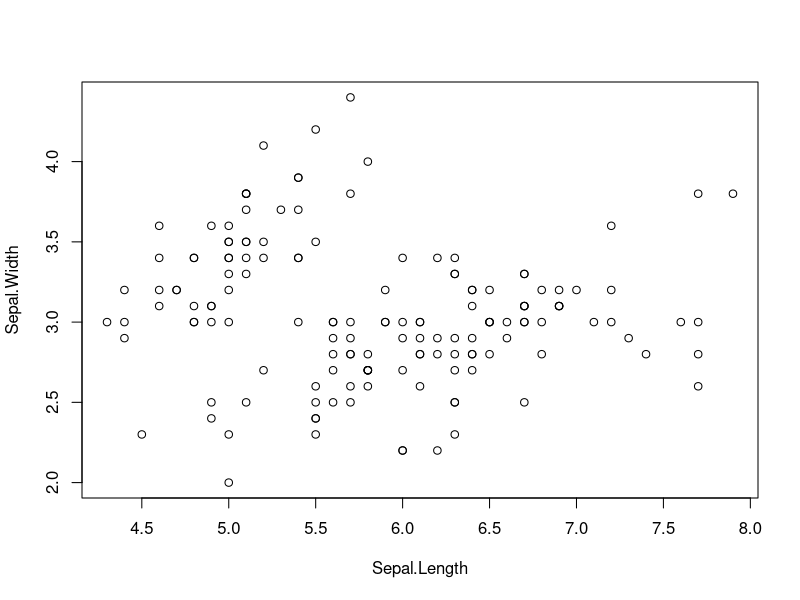
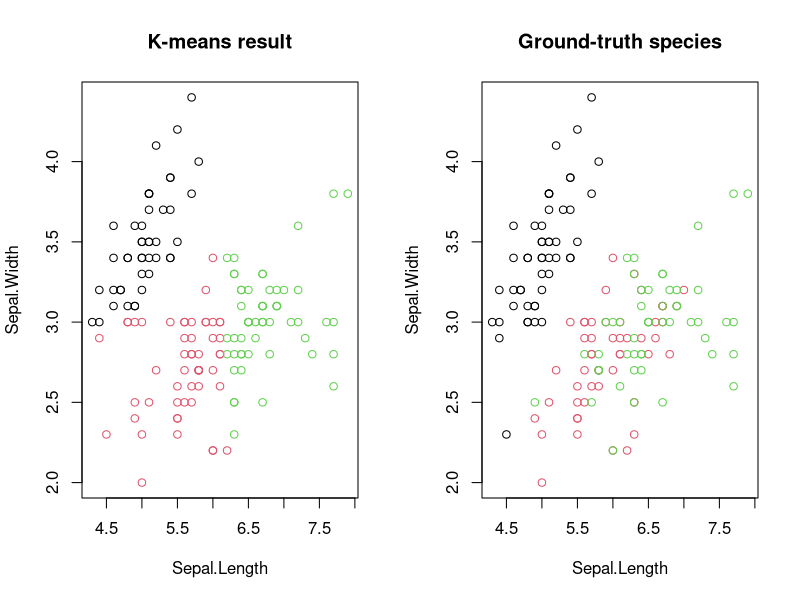
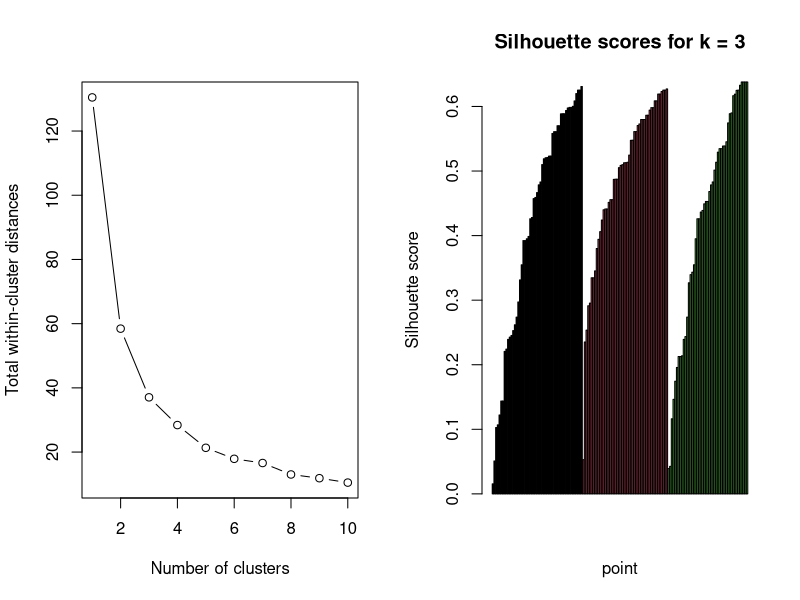
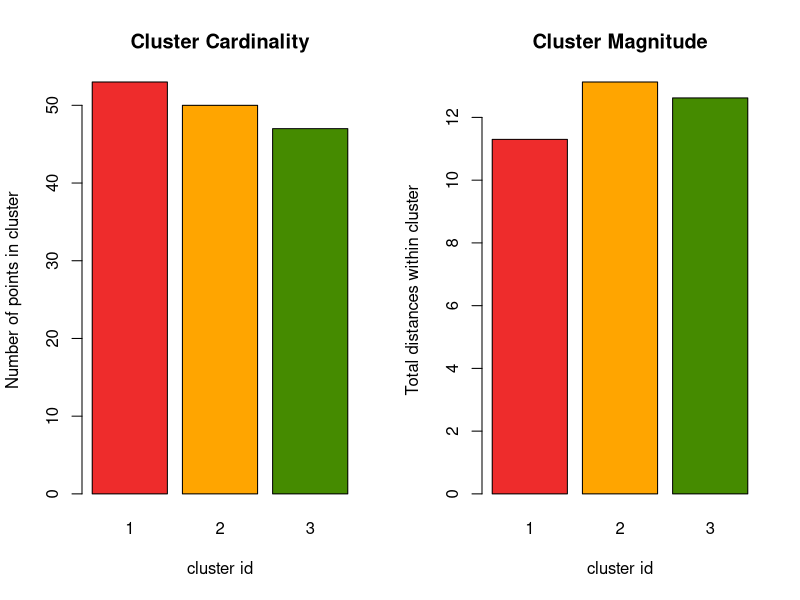
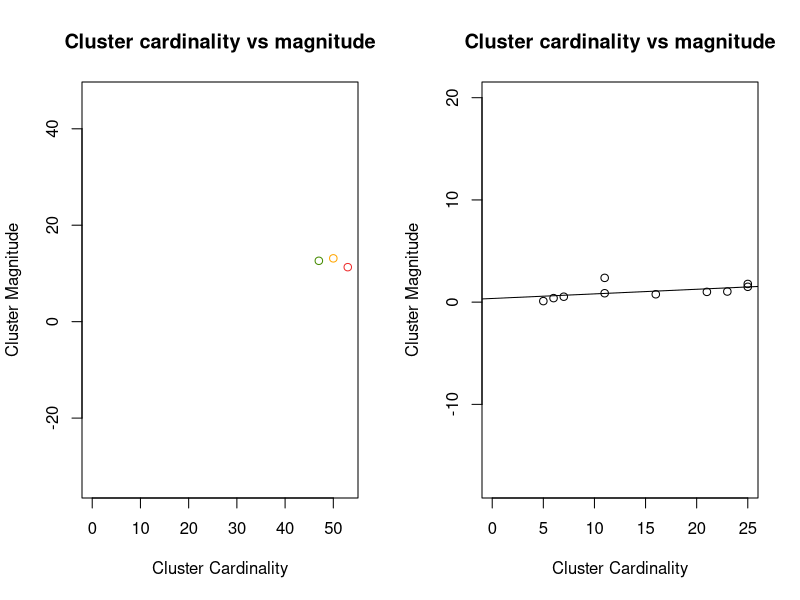
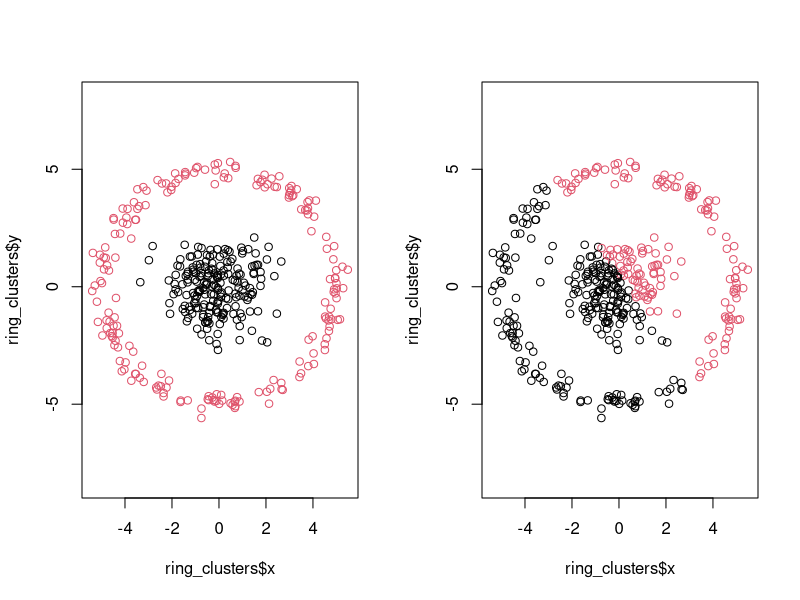
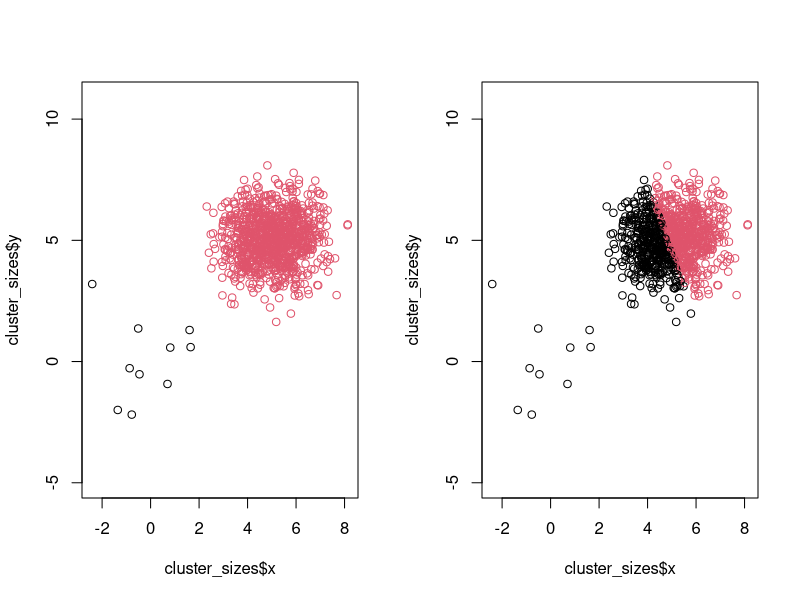

Reproduce these figures in R, in order.
## ---- chunk 1
knitr::opts_chunk$set(echo = TRUE)
## ---- chunk 2
head(iris)
## ---- chunk 3
df <- iris[, c("Sepal.Length", "Sepal.Width")]
plot(df)
## ---- chunk 4
euclidean_distance <- function(p1, p2) {
  dist <- sqrt( (p1[1] - p2[1])^2 + (p1[2] - p2[2])^2 )
  as.numeric(dist)
}
## ---- chunk 5
k <- 3
centers <- df[sample(nrow(df), k, replace = FALSE), ]
## ---- chunk 6
    distances <- matrix(Inf, nrow = nrow(df), ncol = k)
    for (i in seq_len(nrow(df))) {
      for (j in seq_len(k)) {
        distances[i, j] <- euclidean_distance(df[i, ], centers[j, ])
      }
    }
## ---- chunk 7
    cluster_id <- apply(distances, 1, which.min)
## ---- chunk 8
    # Calculate new centers
    for (i in seq_len(k)) {
      this_cluster <- df[cluster_id == i,]
      centers[k, ] <- apply(this_cluster, 2, mean)
    }
## ---- chunk 9
my_kmeans <- function(data, k, n_iterations) {
  # Initialize centers randomly
  centers <- df[sample(nrow(df), k, replace = FALSE), ]
  
  # Perform n iterations
  iteration <- 1
  while(iteration < n_iterations) {
    # Calculate distance of each point to each center
    distances <- matrix(Inf, nrow = nrow(df), ncol = k)
    for (i in seq_len(nrow(df))) {
      for (j in seq_len(k)) {
        distances[i, j] <- euclidean_distance(df[i, ], centers[j, ])
      }
    }
    
    # Assign each point to the closest center
    cluster_id <- apply(distances, 1, which.min)
    
    # Calculate new centers
    for (i in seq_len(k)) {
      this_cluster <- df[cluster_id == i,]
      centers[k, ] <- colMeans(this_cluster)
    }
    
    iteration <- iteration + 1
  }
  
  cluster_id
}
## ---- chunk 10
set.seed(42)
cluster_id <- my_kmeans(data = df, k = 3, n_iterations = 10)

par(mfrow = c(1,2))
plot(df, col = cluster_id, main = "K-means result")
plot(df, col = iris$Species, main = "Ground-truth species")
## ---- chunk 11
within_cluster_ss <- c()
for (k in 1:10) {
  within_cluster_ss[k] <- kmeans(df, k)$tot.withinss
}
plot(1:10, within_cluster_ss, xlab = "Number of clusters", ylab = "Total within-cluster distances", type = "b")
## ---- chunk 12
find_elbow <- function(x, y) {
  max_x_x <- max(x)
  max_x_y <- y[which.max(x)]
  max_y_y <- max(y)
  max_y_x <- x[which.max(y)]
  
  max_df <- data.frame(x = c(max_y_x, max_x_x), 
                       y = c(max_y_y, max_x_y))
  
  line_fit <- lm(max_df$y ~ max_df$x)
  
  df <- data.frame(x = x, y = y)
  
  distances <- apply(df, 1, function(this_point) {
    abs(coef(line_fit)[2]*this_point[1] - this_point[2] + coef(line_fit)[1]) / sqrt(coef(line_fit)[2]^2 + 1^2)
  })

  elbow <- c(x = x[which.max(distances)],
             y = y[which.max(distances)])
  
  elbow
}

elbow <- find_elbow(x = 1:10, y = within_cluster_ss)
elbow
## ---- chunk 13
silhouette <- function(data, cluster_id) {
  silhouette <- c()
  clusters <- unique(cluster_id)
  for (cluster in clusters) {
    this_cluster <- data[cluster_id == cluster, ]
    distances <- as.matrix(dist(this_cluster)) # calculate euclidean distances
    distance_assigned_cluster <- (1 / (nrow(this_cluster) - 1)) * colSums(distances)
    
    distance_neighbor_cluster <- c()
    other_clusters <- clusters[clusters != cluster]
    for (i in seq_len(nrow(this_cluster))) {
      distance_other_clusters <- c()
      for (j in other_clusters) {
          other_cluster <- data[cluster_id == j, ]
          data_tmp <- rbind(this_cluster[i, ], other_cluster)
          distances <- as.matrix(dist(data_tmp))
          distances <- distances[-1, 1]
          distance_other_cluster <- mean(distances)
          distance_other_clusters <- c(distance_other_clusters, distance_other_cluster)
      }
      distance_neighbor_cluster[i] <- min(distance_other_clusters)
    }
    
    # We take advantage of the pmax function in the denominator, which gives the
    # "parallel" or pairwise maxima between two vectors.
    silhouettes_this_cluster <- (distance_neighbor_cluster - distance_assigned_cluster) / pmax(distance_neighbor_cluster, distance_assigned_cluster)
    silhouette <- c(silhouette, silhouettes_this_cluster)
  }
  silhouette
}
## ---- chunk 14
silhouette_scores <- c()

for (k in 2:10) {
  cluster_id <- kmeans(df, k)$cluster
  silhouettes <- silhouette(df, cluster_id)
  silhouette_scores <- cbind(silhouette_scores, silhouettes)
}

colnames(silhouette_scores) <- 2:10
silhouette_scores <- apply(silhouette_scores, 2, mean)
best_k <- names(which.max(silhouette_scores))
best_k
## ---- chunk 15
k <- 3
kmeans_res <- kmeans(df, k)
cluster_id <- kmeans_res$cluster
silhouettes <- silhouette(df, cluster_id)
result_df <- data.frame(cluster_id = cluster_id, silhouette = silhouettes)
result_df <- result_df[order(result_df$cluster_id, result_df$silhouette), ]
barplot(result_df$silhouette, col = result_df$cluster_id, 
        main = "Silhouette scores for k = 3", xlab = "point", 
        ylab = "Silhouette score")
## ---- chunk 16
cluster_cardinality <- table(cluster_id)
barplot(cluster_cardinality, main = "Cluster Cardinality", xlab = "cluster id", 
        ylab = "Number of points in cluster", col = c("firebrick2", "orange", "chartreuse4"))
## ---- chunk 17
cluster_magnitude <- kmeans_res$withinss
barplot(cluster_magnitude, main = "Cluster Magnitude", xlab = "cluster id",
        ylab = "Total distances within cluster", names.arg = 1:3, 
        col = c("firebrick2", "orange", "chartreuse4"))
## ---- chunk 18
plot(x = as.numeric(cluster_cardinality), y = cluster_magnitude,
     asp = 1, xlim = c(0, max(cluster_cardinality)), ylim = c(0, max(cluster_magnitude)),
     main = "Cluster cardinality vs magnitude",
     xlab = "Cluster Cardinality", ylab = "Cluster Magnitude", 
     col =  c("firebrick2", "orange", "chartreuse4"))
## ---- chunk 19
kmeans_10 <- kmeans(df, 10)
cluster_cardinality_10 <- table(kmeans_10$cluster)
cluster_magnitude_10 <- kmeans_10$withinss
plot(x = as.numeric(cluster_cardinality_10), y = cluster_magnitude_10,
     asp = 1, xlim = c(0, max(cluster_cardinality_10)), ylim = c(0, max(cluster_magnitude_10)),
     main = "Cluster cardinality vs magnitude",
     xlab = "Cluster Cardinality", ylab = "Cluster Magnitude")
lm <- lm(cluster_magnitude_10 ~ cluster_cardinality_10)
abline(a = lm$coefficients[1], b = lm$coefficients[2])
## ---- chunk 20
inner_cluster <- data.frame(x = rnorm(200), y = rnorm(200), cluster = 1)
outer_cluster <- data.frame(r = rnorm(200, 5, .25), 
                            theta = runif(200, 0, 2 * pi),
                            cluster = 2)
outer_cluster$x <- outer_cluster$r * cos(outer_cluster$theta)
outer_cluster$y <- outer_cluster$r * sin(outer_cluster$theta)
outer_cluster <- outer_cluster[, c("x", "y", "cluster")]
ring_clusters <- rbind(inner_cluster, outer_cluster)
plot(ring_clusters$x, ring_clusters$y, col = ring_clusters$cluster, asp = 1)
## ---- chunk 21
cluster_id <- kmeans(ring_clusters[, c("x", "y")], centers = 2)$cluster
plot(ring_clusters$x, ring_clusters$y, col = cluster_id, asp = 1)
## ---- chunk 22
cluster_small <- data.frame(x = rnorm(10), y = rnorm(10), cluster = 1)
cluster_large <- data.frame(x = rnorm(1000) + 5, y = rnorm(1000) + 5, cluster = 2)
cluster_sizes <- rbind(cluster_small, cluster_large)
plot(cluster_sizes$x, cluster_sizes$y, col = cluster_sizes$cluster, asp = 1)
## ---- chunk 23
cluster_id <- kmeans(cluster_sizes[, c("x", "y")], centers = 2)$cluster
plot(cluster_sizes$x, cluster_sizes$y, col = cluster_id, asp = 1)
